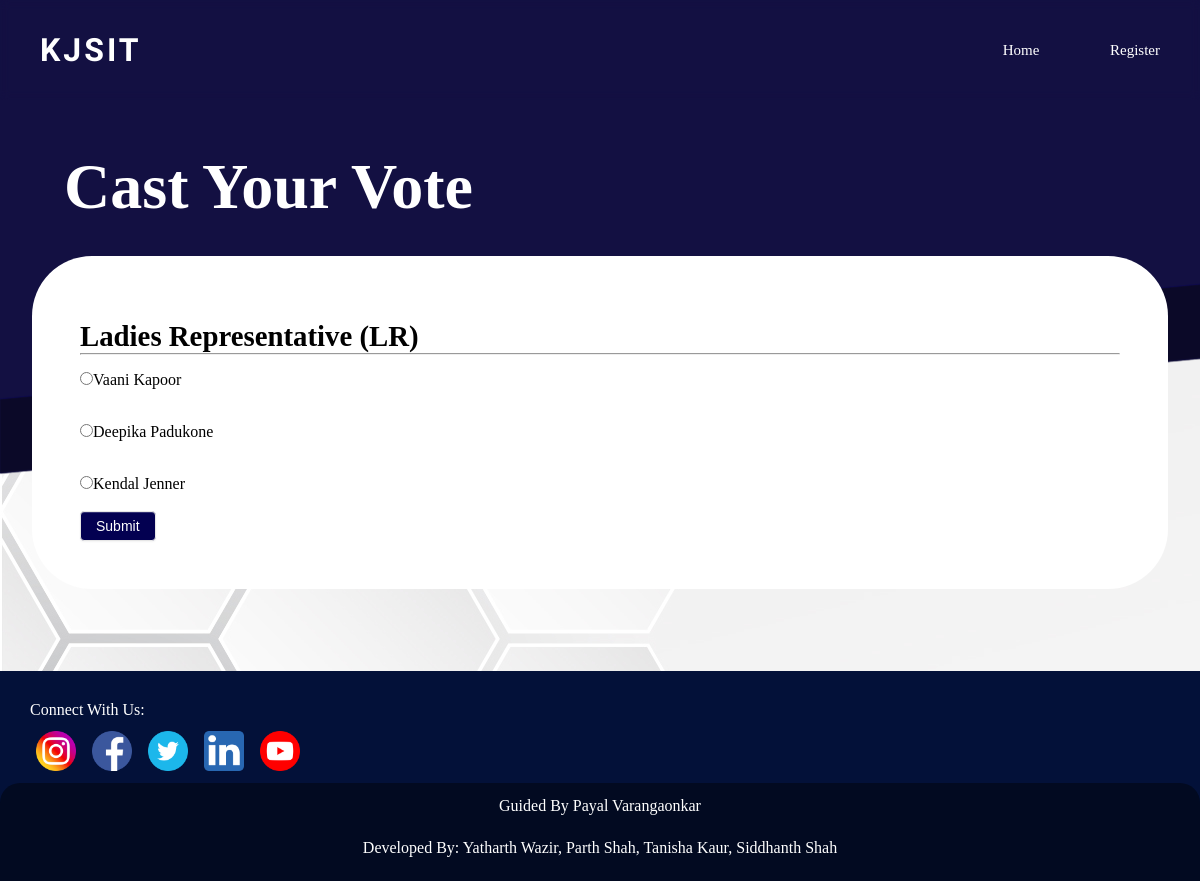
Screenshot of /a-vote/d050b0ad-bf78-4d0d-8484-6ffd79c1e3ea/ with the database file from the repository.
### vote/models.py (models this page shows, shortened)
class ADivPoll(models.Model):
    Elections_for = models.TextField(max_length=30, null=True)
    candidate_1 = models.CharField(max_length=30, null=True)
    candidate_2 = models.CharField(max_length=30, null=True)
    candidate_3 = models.CharField(max_length=30, null=True)
    candidate_1_count = models.IntegerField(default=0)
    candidate_2_count = models.IntegerField(default=0)
    candidate_3_count = models.IntegerField(default=0)
    id=models.UUIDField(default=uuid.uuid4, unique=True, primary_key=True, editable=False)

### vote/views.py (the view, shortened to what this page needs)
# urls.py: path('a-vote/<str:pk>/', views.voteA, name='a-vote'),
def voteA(request,pk):
    poll=ADivPoll.objects.get(id=pk)
    context={"poll":poll}
    return render(request, "vote/vote.html", context)

### vote/templates/vote/vote.html (shortened to what this page needs)
{% extends 'vote/navbar.html' %}
{% block content %}
<!DOCTYPE html>
<html lang="en">
<head>
    {% load static %}
    <link rel="stylesheet" href="{% static 'vote/css/evote.css' %}">
</head>
<body>
    <div class="panel-heading"><h1>Cast Your Vote</h1></div>
        <div class="panel">
            <div class="panel-body">
                    <div class="title">
                        <h2>{{poll.Elections_for}}</h2>
                    </div>
                        <hr>
                    <form method="POST">
                        <div class="form-group">
                            <div class="radio">
                                <label><input type="radio" name="poll" value="option1" required>{{poll.candidate_1}}
                                    </label> &nbsp;
                                <label><input type="radio" name="poll" value="option2" required>{{poll.candidate_2}}
                                    </label> &nbsp;
                                <label><input type="radio" name="poll" value="option3" required>{{poll.candidate_3}}
                                    </label> &nbsp;
                            </div>
                        </div>
                        <button type="submit" class="btn">
                            Submit
                        </button>
                    </form>
            </div>
        </div>
</body>
</html>
{% endblock %}

### vote/static/vote/css/navbar.css (style rules this page uses)
* { text-decoration: none; list-style: none; padding: 0; margin:0; }
body { font-family: Verdana; background-repeat: repeat-y; background-size: cover; background-color: aliceblue; }

### vote/static/vote/css/evote.css (style rules this page uses)
body { background: url(/static/images/Navbar.png) no-repeat, url(/static/images/WBG.jpg); background-size: auto; transition: background 2.2s; overflow-x: hidden; }
.go body { background: url(/static/images/Navbar.png) no-repeat, url(/static/images/Navbarb.png) no-repeat, url(/static/images/WBG.jpg); background-size: auto; }
.panel { margin: 2rem; padding: 3rem; padding-top: 0rem; border-radius: 10px; opacity: 0; background-color: white; transition: 1.6s; }
.go .panel { opacity: 1; border-radius: 60px; padding: 3rem; }
.panel-heading { font-size: 2rem; padding-left: 4rem; color: rgb(255, 255, 255); }
.title { font-size: 1.2rem; padding-top: 1rem; }
.radio { display: flex; flex-direction: column; justify-content: left; }
.radio label { padding-top: 1rem; }
.btn { display: inline-block; *display: inline; *zoom: 1; padding: 5px 15px 5px 15px; margin-bottom: 0; font-size: 14px; line-height: 18px; color: #ffffff; text-align: center; vertical-align: middle; background-color: #030051; filter: progid:dximagetransform.microsoft.gradient(startColorstr=#ffffff, endColorstr=#e6e6e6, GradientType=0); border-color: #e6e6e6 #e6e6e6 #e6e6e6; border-color: rgba(0, 0, 0, 0.1) rgba(0, 0, 0, 0.1) rgba(0, 0, 0, 0.25); border: 1px solid #e6e6e6; -webkit-border-radius: 4px; -moz-border-radius: 4px; border-radius: 4px; -webkit-box-shadow: inset 0 1px 0 rgba(255, 255, 255, 0.2), 0 1px 2px rgba(0, 0, 0, 0.05); -moz-box-shadow: inset 0 1px 0 rgba(255, 255, 255, 0.2), 0 1px 2px rgba(0, 0, 0, 0.05); box-shadow: inset 0 1px 0 rgba(255, 255, 255, 0.2), 0 1px 2px rgba(0, 0, 0, 0.05); cursor: pointer; *margin-left: .3rem; }

### rows the page displays
ADivPoll: Elections_for "Ladies Representative (LR)", candidate_1 "Vaani Kapoor", candidate_2 "Deepika Padukone", candidate_3 "Kendal Jenner"
